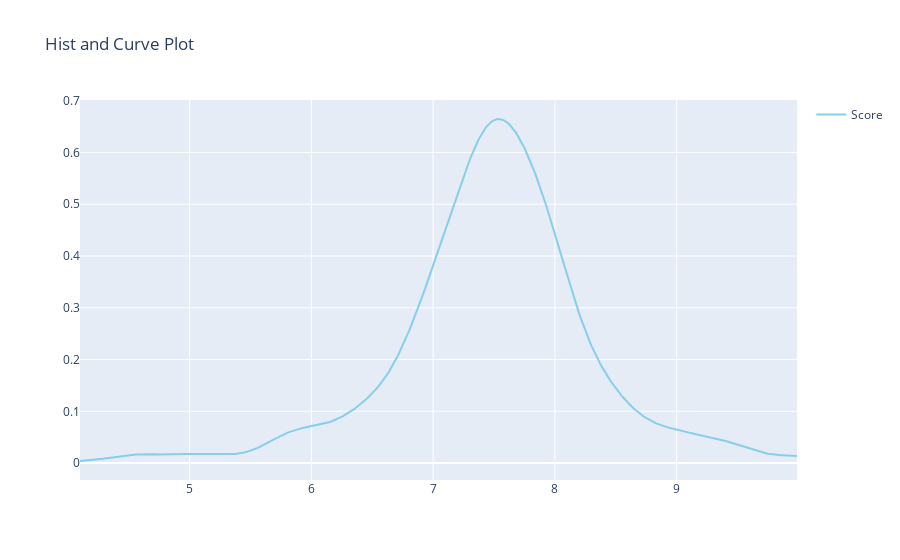

Source (notebook cell):
### Code cell
# Create distplot with curve_type set to 'normal'
score_data = [df['Score'].tolist()]

fig = ff.create_distplot(score_data, ['Score'], colors=['#87ceeb'],
                         bin_size=.5, show_hist=False, show_rug=False,)

# Add title
fig.update_layout(title_text='Hist and Curve Plot')
fig.show()

### Figure 1 — Plotly figure (JSON) as saved in the notebook; plotly's stock layout.template omitted (floating-point values rounded to 4 significant figures; data arrays with more than 128 entries replaced by an {"elided": "..."} marker saying what was removed)
{"data": [{"legendgroup": "Score", "marker": {"color": "#87ceeb"}, "mode": "lines", "name": "Score", "showlegend": true, "type": "scatter", "x": {"elided": "500 float values"}, "xaxis": "x", "y": {"elided": "500 float values"}, "yaxis": "y"}], "layout": {"barmode": "overlay", "hovermode": "closest", "legend": {"traceorder": "reversed"}, "title": {"text": "Hist and Curve Plot"}, "xaxis": {"anchor": "y2", "domain": [0, 1], "zeroline": false}, "yaxis": {"anchor": "free", "domain": [0, 1], "position": 0}}}
